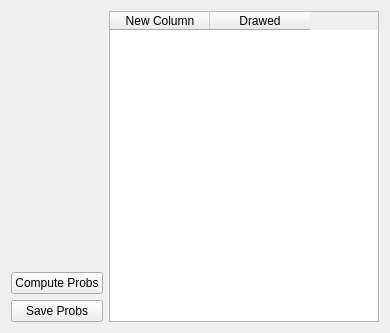
<?xml version="1.0" encoding="UTF-8"?>
<ui version="4.0">
 <class>SegmentationTrainingWidget</class>
 <widget class="QWidget" name="SegmentationTrainingWidget">
  <property name="geometry">
   <rect>
    <x>0</x>
    <y>0</y>
    <width>390</width>
    <height>333</height>
   </rect>
  </property>
  <property name="windowTitle">
   <string>SegmentationTrainingWidget</string>
  </property>
  <layout class="QHBoxLayout" name="horizontalLayout_2">
   <item>
    <layout class="QHBoxLayout" name="horizontalLayout">
     <item>
      <layout class="QVBoxLayout" name="verticalLayout_2">
       <item>
        <spacer name="verticalSpacer">
         <property name="orientation">
          <enum>Qt::Vertical</enum>
         </property>
         <property name="sizeHint" stdset="0">
          <size>
           <width>20</width>
           <height>40</height>
          </size>
         </property>
        </spacer>
       </item>
       <item>
        <widget class="QPushButton" name="computeBtn">
         <property name="text">
          <string>Compute Probs</string>
         </property>
        </widget>
       </item>
       <item>
        <widget class="QPushButton" name="saveBtn">
         <property name="text">
          <string>Save Probs</string>
         </property>
        </widget>
       </item>
      </layout>
     </item>
     <item>
      <widget class="QTableWidget" name="tableWidget">
       <column>
        <property name="text">
         <string>New Column</string>
        </property>
       </column>
       <column>
        <property name="text">
         <string>Drawed</string>
        </property>
       </column>
      </widget>
     </item>
    </layout>
   </item>
  </layout>
 </widget>
 <layoutdefault spacing="6" margin="11"/>
 <resources/>
 <connections>
  <connection>
   <sender>computeBtn</sender>
   <signal>clicked()</signal>
   <receiver>SegmentationTrainingWidget</receiver>
   <slot>computeProbabilities()</slot>
   <hints>
    <hint type="sourcelabel">
     <x>82</x>
     <y>269</y>
    </hint>
    <hint type="destinationlabel">
     <x>98</x>
     <y>192</y>
    </hint>
   </hints>
  </connection>
  <connection>
   <sender>saveBtn</sender>
   <signal>clicked()</signal>
   <receiver>SegmentationTrainingWidget</receiver>
   <slot>saveProbabilities()</slot>
   <hints>
    <hint type="sourcelabel">
     <x>111</x>
     <y>305</y>
    </hint>
    <hint type="destinationlabel">
     <x>7</x>
     <y>284</y>
    </hint>
   </hints>
  </connection>
 </connections>
 <slots>
  <slot>computeProbabilities()</slot>
  <slot>saveProbabilities()</slot>
 </slots>
</ui>
